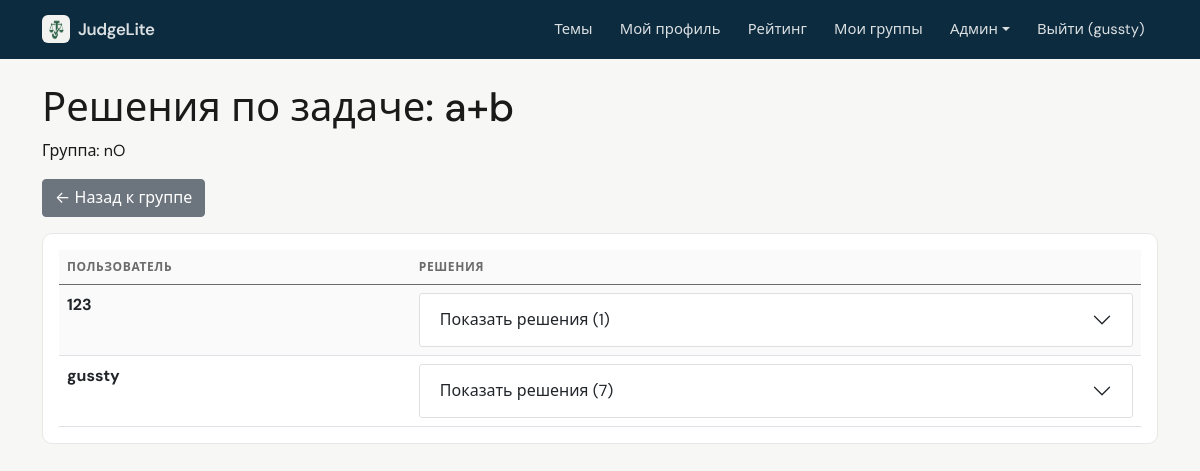
Screenshot of /admin/groups/1/task/1/submissions (signed in) with the database file from the repository.
### data/users.py (models this page shows, shortened)
class User(SqlAlchemyBase, UserMixin, SerializerMixin):
    __tablename__ = 'users'
    id = sqlalchemy.Column(sqlalchemy.Integer, primary_key=True, autoincrement=True)
    name = sqlalchemy.Column(sqlalchemy.String, nullable=True)
    about = sqlalchemy.Column(sqlalchemy.String, nullable=True)
    email = sqlalchemy.Column(sqlalchemy.String, index=True, unique=True, nullable=True)
    hashed_password = sqlalchemy.Column(sqlalchemy.String, nullable=True)
    created_date = sqlalchemy.Column(sqlalchemy.DateTime, default=datetime.datetime.now)
    is_admin = sqlalchemy.Column(sqlalchemy.Boolean, default=False)
    is_super_admin = sqlalchemy.Column(sqlalchemy.Boolean, default=False)
    avatar_filename = sqlalchemy.Column(sqlalchemy.String, nullable=True)  # новое поле
    submissions = orm.relationship("Submission", back_populates="user")

### data/group_tasks.py (models this page shows)
class GroupTask(SqlAlchemyBase):
    __tablename__ = 'group_tasks'
    id = sqlalchemy.Column(sqlalchemy.Integer, primary_key=True, autoincrement=True)
    group_id = sqlalchemy.Column(sqlalchemy.Integer, sqlalchemy.ForeignKey("groups.id"), nullable=False)
    title = sqlalchemy.Column(sqlalchemy.String, nullable=False)
    description = sqlalchemy.Column(sqlalchemy.Text, nullable=False)
    input_example = sqlalchemy.Column(sqlalchemy.Text, nullable=True)
    output_example = sqlalchemy.Column(sqlalchemy.Text, nullable=True)
    tests_json = sqlalchemy.Column(sqlalchemy.Text, nullable=False)
    time_limit = sqlalchemy.Column(sqlalchemy.Float, default=2.0)
    created_by = sqlalchemy.Column(sqlalchemy.Integer, sqlalchemy.ForeignKey("users.id"), nullable=False)
    created_at = sqlalchemy.Column(sqlalchemy.DateTime, default=datetime.datetime.now)
    group = orm.relationship("Group", back_populates="tasks")
    submissions = orm.relationship("GroupSubmission", back_populates="task", cascade="all, delete-orphan")

### data/groups.py (models this page shows)
class Group(SqlAlchemyBase):
    __tablename__ = 'groups'
    id = sqlalchemy.Column(sqlalchemy.Integer, primary_key=True, autoincrement=True)
    name = sqlalchemy.Column(sqlalchemy.String, nullable=False)
    description = sqlalchemy.Column(sqlalchemy.Text, nullable=True)
    created_by = sqlalchemy.Column(sqlalchemy.Integer, sqlalchemy.ForeignKey("users.id"), nullable=False)
    created_at = sqlalchemy.Column(sqlalchemy.DateTime, default=datetime.datetime.now)
    members = orm.relationship("GroupMember", back_populates="group", cascade="all, delete-orphan")
    tasks = orm.relationship("GroupTask", back_populates="group", cascade="all, delete-orphan")

### app.py (the view)
@app.route('/admin/groups/<int:group_id>/task/<int:task_id>/submissions')
@admin_required
def group_task_submissions(group_id, task_id):
    with db_session.session_scope() as session:
        group = session.query(Group).get(group_id)
        if not group:
            flash('Группа не найдена', 'danger')
            return redirect(url_for('admin_groups'))
        if not (current_user.is_super_admin or group.created_by == current_user.id):
            flash('Доступ запрещён', 'danger')
            return redirect(url_for('admin_groups'))
        task = session.query(GroupTask).filter(GroupTask.id == task_id, GroupTask.group_id == group_id).first()
        if not task:
            flash('Задача не найдена в этой группе', 'danger')
            return redirect(url_for('group_detail', group_id=group_id))
        submissions = session.query(GroupSubmission).filter(GroupSubmission.task_id == task_id).order_by(GroupSubmission.created_at.desc()).all()
        return render_template('admin/group_submissions.html', group=group, task=task, submissions=submissions)

### app.py (called while the page is built)
@login_manager.user_loader
def load_user(user_id):
    session = db_session.create_session()
    user = session.get(User, int(user_id))
    if user:
        _ = user.is_admin
        _ = user.is_super_admin
    session.close()
    return user

@app.context_processor
def inject_user():
    return dict(current_user=current_user)

### data/db_session.py (called while the page is built)
def create_session() -> Session:
    global __factory
    return __factory()

@contextmanager
def session_scope():
    session = create_session()
    try:
        yield session
        session.commit()
    except Exception:
        session.rollback()
        raise
    finally:
        session.close()

### utils/auth.py (called while the page is built)
def admin_required(f):
    @wraps(f)
    def decorated_function(*args, **kwargs):
        if not current_user.is_authenticated or not current_user.is_admin:
            flash('Доступ запрещён. Требуются права администратора.', 'danger')
            return redirect(url_for('index'))
        return f(*args, **kwargs)
    return decorated_function

### templates/admin/group_submissions.html (shortened to what this page needs)
{% extends "admin/base.html" %}
{% block content %}
<h1>Решения по задаче: {{ task.title }}</h1>
<p>Группа: {{ group.name }}</p>
<a href="{{ url_for('group_detail', group_id=group.id) }}" class="btn btn-secondary mb-3">← Назад к группе</a>
<div class="card">
    <div class="card-body">
        <table class="table table-striped">
            <thead>
                <tr><th>Пользователь</th><th>Решения</th></tr>
            </thead>
            <tbody>
                {% set submissions_by_user = {} %}
                {% for sub in submissions %}
                    {% set user_key = sub.user_id %}
                    {% if submissions_by_user[user_key] is not defined %}
                        {% set _ = submissions_by_user.update({user_key: []}) %}
                    {% endif %}
                    {% set _ = submissions_by_user[user_key].append(sub) %}
                {% endfor %}
                {% for user_id, user_subs in submissions_by_user.items() %}
                <tr>
                    <td><strong>{{ user_subs[0].user.name }}</strong></td>
                    <td>
                        <div class="accordion" id="accordion-{{ user_id }}">
                            <div class="accordion-item">
                                <h2 class="accordion-header" id="heading-{{ user_id }}">
                                    <button class="accordion-button collapsed" type="button" data-bs-toggle="collapse" data-bs-target="#collapse-{{ user_id }}" aria-expanded="false" aria-controls="collapse-{{ user_id }}">
                                        Показать решения ({{ user_subs|length }})
                                    </button>
                                </h2>
                            </div>
                        </div>
                    </td>
                </tr>
                {% endfor %}
            </tbody>
        </table>
    </div>
</div>
{% endblock %}

### templates/base.html (shortened to what this page needs)
<!doctype html>
<html lang="ru">
<head>
    <link href="https://cdn.jsdelivr.net/npm/bootstrap@5.0.2/dist/css/bootstrap.min.css" rel="stylesheet">
    <link href="{{ url_for('static', filename='app.css') }}" rel="stylesheet">
</head>
<body class="app-body {% block body_class %}{% endblock %}">
    <nav class="navbar navbar-expand-lg app-navbar">
        <div class="container">
            <a class="navbar-brand d-flex align-items-center gap-2" href="{{ url_for('index') }}">
                <img src="{{ url_for('static', filename='judgelite-mark.png') }}" alt="" class="app-brand-mark" width="28" height="28">
                <span>JudgeLite</span>
            </a>
            <div class="collapse navbar-collapse" id="navbarNav">
                <ul class="navbar-nav ms-auto">
                    <li class="nav-item"><a class="nav-link" href="{{ url_for('topics_list') }}">Темы</a></li>
                    {% if current_user.is_authenticated %}
                        <li class="nav-item"><a class="nav-link" href="{{ url_for('profile') }}">Мой профиль</a></li>
                        <li class="nav-item"><a class="nav-link" href="{{ url_for('rating') }}">Рейтинг</a></li>
                        <li class="nav-item"><a class="nav-link" href="{{ url_for('my_groups') }}">Мои группы</a></li>
                        {% if current_user.is_admin %}
                            <li class="nav-item dropdown">
                                <a class="nav-link dropdown-toggle" href="#" id="adminDropdown" role="button" data-bs-toggle="dropdown">Админ</a>
                            </li>
                        {% endif %}
                        <li class="nav-item"><a class="nav-link" href="{{ url_for('logout') }}">Выйти ({{ current_user.name }})</a></li>
                    {% else %}
                        <li class="nav-item"><a class="nav-link" href="{{ url_for('login') }}">Войти</a></li>
                        <li class="nav-item"><a class="nav-link" href="{{ url_for('register') }}">Регистрация</a></li>
                    {% endif %}
                </ul>
            </div>
        </div>
    </nav>
    <div class="container mt-4" style="padding-bottom: 80px;">
        {% block content %}{% endblock %}
    </div>
</body>
</html>

### static/app.css (style rules this page uses)
:root { --app-bg: #f7f7f5; --app-surface: #ffffff; --app-text: #1a1a1a; --app-muted: #6b6b6b; --app-border: #e8e8e6; --app-accent: #2d6a4f; --app-accent-hover: #1b4332; --app-radius: 10px; --app-font: "DM Sans", system-ui, -apple-system, "Segoe UI", Roboto, sans-serif; --chart-grid: rgba(0, 0, 0, 0.06); --chart-muted: #6b6b6b; --chart-donut-border: #ffffff; }
.app-brand-mark { border-radius: 6px; flex-shrink: 0; }
.app-body { font-family: var(--app-font); background-color: var(--app-bg); color: var(--app-text); min-height: 100vh; -webkit-font-smoothing: antialiased; }
.app-body .container.mt-4 { padding-bottom: 5rem !important; }
.app-navbar { background: var(--app-surface) !important; border-bottom: 1px solid var(--app-border) !important; padding-top: 0.65rem; padding-bottom: 0.65rem; }
.app-navbar .navbar-brand { font-weight: 600; letter-spacing: -0.02em; color: var(--app-text) !important; font-size: 1.05rem; }
.app-navbar .nav-link { color: var(--app-muted) !important; font-size: 0.925rem; padding: 0.5rem 0.85rem !important; border-radius: 6px; transition: color 0.15s ease, background 0.15s ease; }
.app-body .table { margin-bottom: 0; }
.app-body .table thead th { font-size: 0.75rem; text-transform: uppercase; letter-spacing: 0.05em; color: var(--app-muted); font-weight: 600; border-bottom-width: 1px; background: rgba(0, 0, 0, 0.02); }
.app-body .table-striped > tbody > tr:nth-of-type(odd) > * { --bs-table-accent-bg: rgba(0, 0, 0, 0.02); }
.app-body .card { border: 1px solid var(--app-border); border-radius: var(--app-radius); box-shadow: none; }
.admin-mode .app-navbar { background: #0d2b3e !important; border-bottom: none !important; }
.admin-mode .app-navbar .navbar-brand, .admin-mode .app-navbar .nav-link { color: rgba(255, 255, 255, 0.85) !important; }

### templates/admin/base.html (style rules this page uses)
.table { --bs-table-striped-bg: #e9ecef; }
body { background-color: #f4f6f8; }
.card { border: none; box-shadow: 0 2px 4px rgba(0,0,0,0.1); }

### rows the page displays
User: name "gussty", name "gussty"
GroupTask: title "a+b"
Group: name "nO"
User: name "123"

### other values shown
{{ user_subs|length }} "1" "7"
